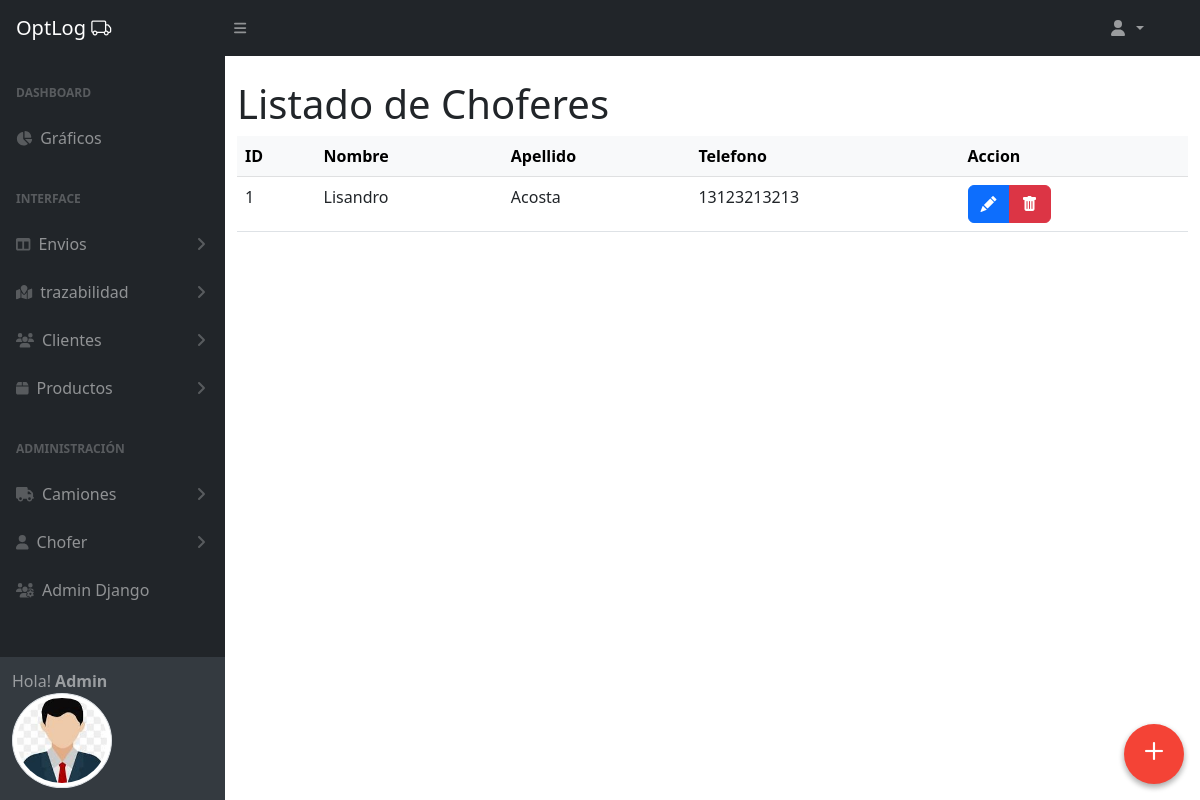
Before: /choferes/ (signed in) with the older database file.
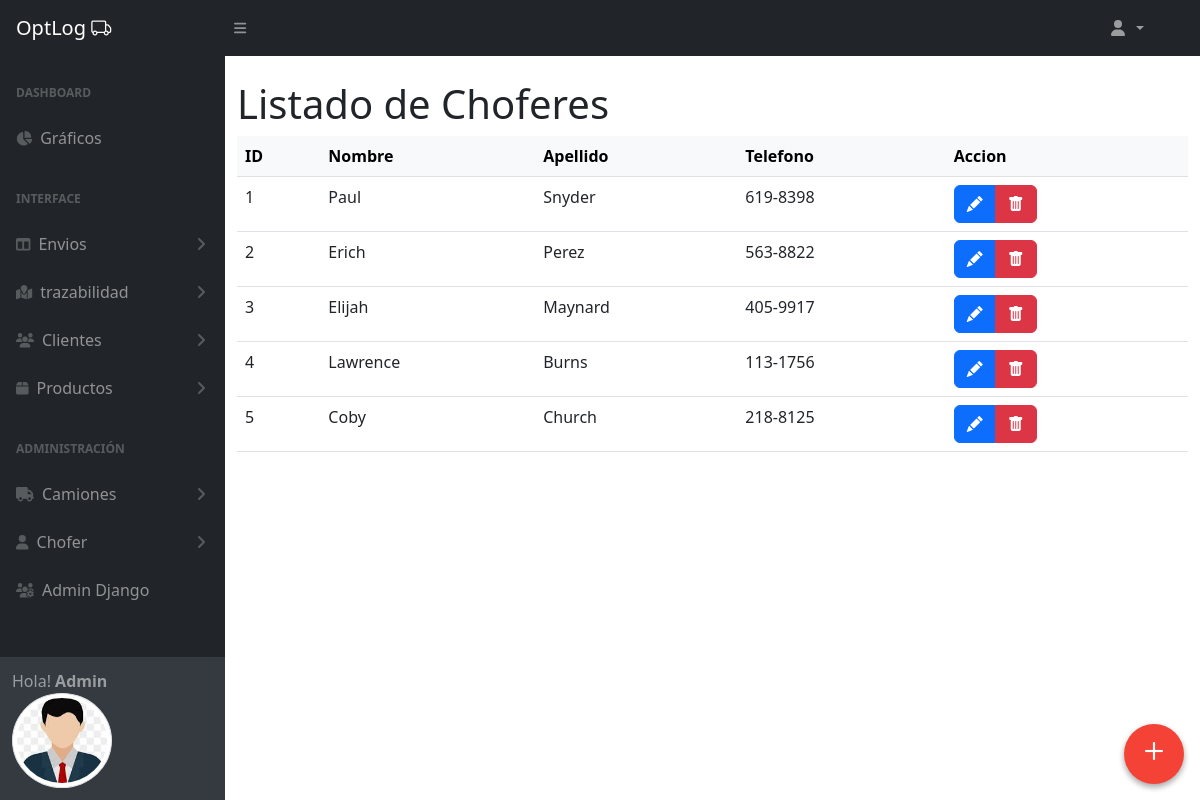
After: the same page with the newer database file.
### choferes/models.py (models this page shows, shortened)
class Chofer(models.Model):
    nombre = models.CharField(max_length=255)
    apellido = models.CharField(max_length=255)
    telefono = models.CharField(max_length=20)
    class Meta:
        verbose_name = 'Chofer'
        verbose_name_plural = 'Choferes'

### choferes/views.py (the view)
# urls.py: path('', ChoferListView.as_view(), name='choferes_list'),
class ChoferListView(LoginRequiredMixin,ListView):
    model = Chofer
    template_name = 'choferes/choferes_list.html'
    context_object_name = 'choferes'

### choferes/templates/choferes/choferes_list.html (shortened to what this page needs)
{% extends 'core/base_admin.html' %}
{% block main %}
<div class="container mt-4">
  <h1 class="title">Listado de Choferes</h1>
        <table class="table table-hover">
            <thead class="table-light">
                <tr>
                    <th>ID</th>
                    <th>Nombre</th>
                    <th>Apellido</th>
                    <th>Telefono</th>
                    <th>Accion</th>
                </tr>
            </thead>
            <tbody>
                {% for object in object_list %}
                <tr>
                    <td>{{object.id}}</td>
                    <td>{{object.nombre | capfirst}}</td>
                    <td>{{object.apellido}}</td>
                    <td>{{object.telefono}}</td>
                    <td>
                        <div class="btn-group" role="group" aria-label="Basic example">
                          <a href="{% url 'choferes:chofer_edit' object.id %}" type="button" class="btn btn-primary"><i class="bi-pencil-fill"></i></a>
                          <button type="button" class="btn btn-danger" data-bs-toggle="modal" data-bs-target="#deleteModal" data-delete-url="{% url 'choferes:chofer_delete' object.id %}" data-delete-name="{{ object.nombre }}, {{ object.apellido }}">
                            <i class="bi-trash-fill"></i>
                          </button>
                        </div>
                      </td>
                </tr>
                {% empty %}
                <p>No hay registros</p>
                {% endfor %}
            </tbody>
        </table>
    </div>
    <a href="{% url 'choferes:chofer_create' %} ">
      <div class="to-top">
        <i class="bi-plus"></i>
      </div>
    </a>
    {% endblock main %}

Changed rows visible on the page:
changed Chofer id 1: nombre "Lisandro" → "Paul"; apellido "Acosta" → "Snyder"; telefono "13123213213" → "619-8398"
added Chofer: id "2", nombre "Erich", apellido "Perez", telefono "563-8822"
added Chofer: id "3", nombre "Elijah", apellido "Maynard", telefono "405-9917"
added Chofer: id "4", nombre "Lawrence", apellido "Burns", telefono "113-1756"
added Chofer: id "5", nombre "Coby", apellido "Church", telefono "218-8125"
